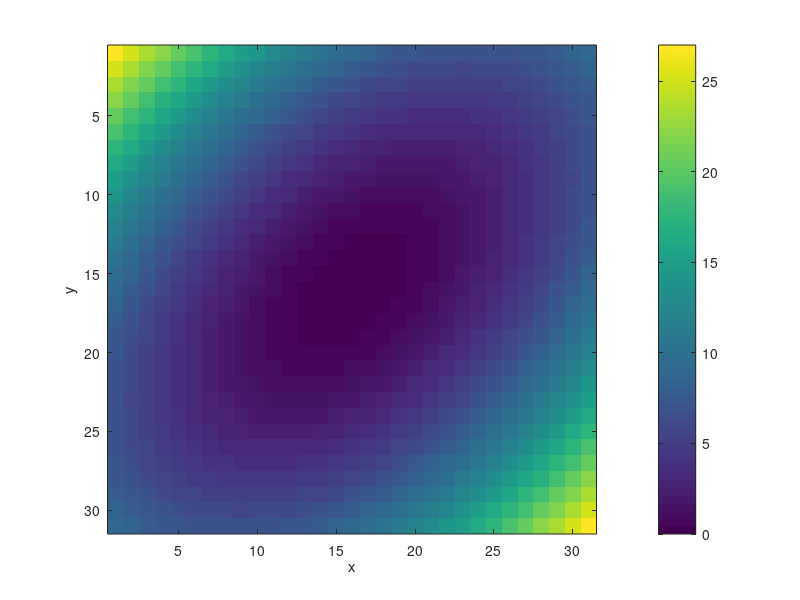

MATLAB code for this plot:
[x, y] = meshgrid(-3:.2:3,-3:.2:3); 
z = x.^2 + x.*y + y.^2; surf( x, y, z); box on; 
set(gca,'FontSize', 16); zlabel('z'); 
xlim([-4 4]); xlabel('x'); ylim([-4 4]); ylabel('y'); 

% 显示z轴颜色
imagesc(z); axis square; xlabel('x'); ylabel('y');
colorbar;